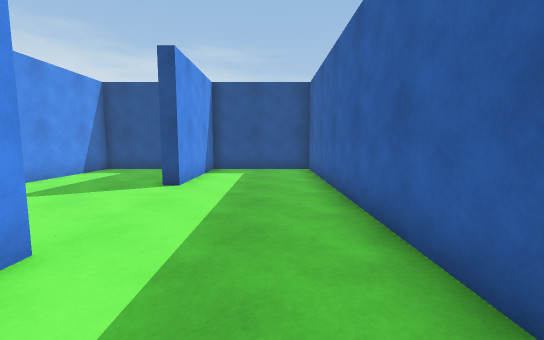
view 1 (above)

24 first-person views from a walk through a 3-D level made in the Unity game engine. The camera is 1.3 m above the floor, tilts 6° down and sees 90° across. The floor is counted in squares, 1 m on a side. Each view is taken from the middle of a square. On the plan, view 1 faces up. The plan holds only what a view shows up to about 13 squares ahead; the rest is blank. The place goes on beyond the plan.

view 2
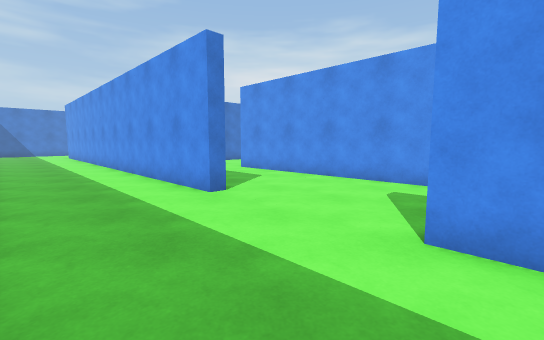

view 3
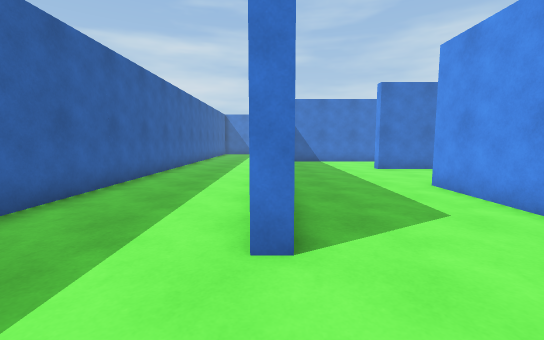

view 4
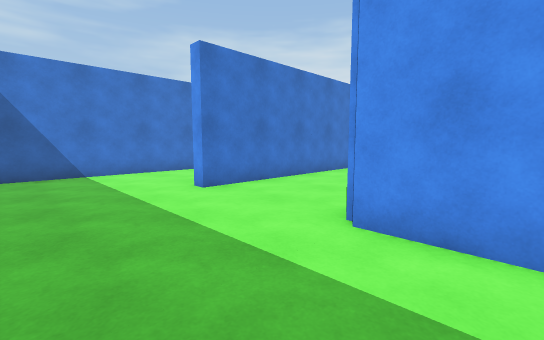

view 5
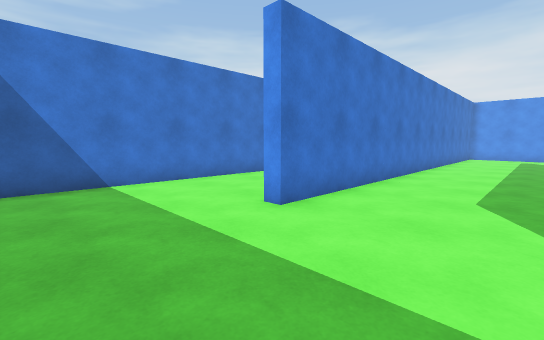

view 6
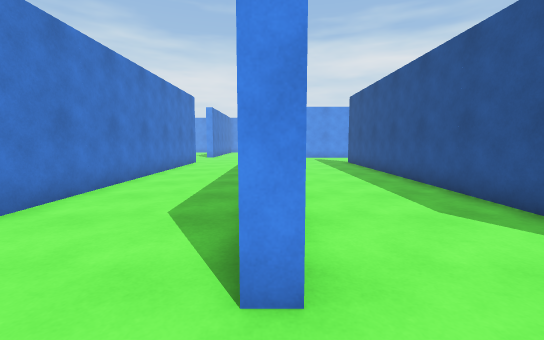

view 7
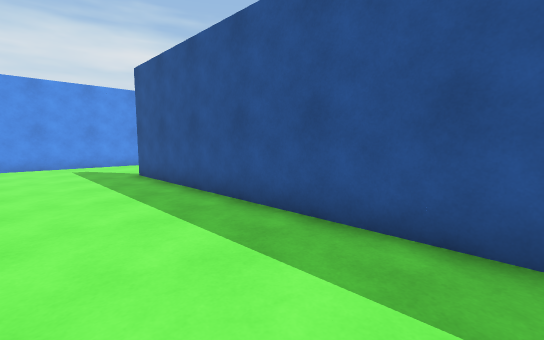

view 8
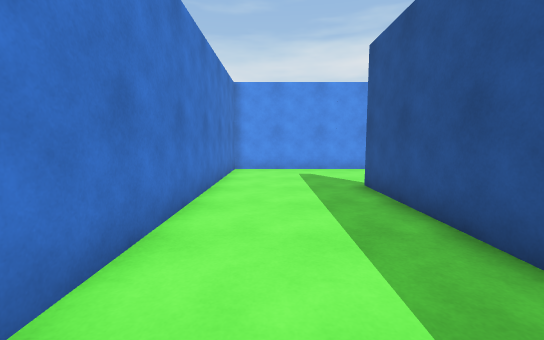

view 9
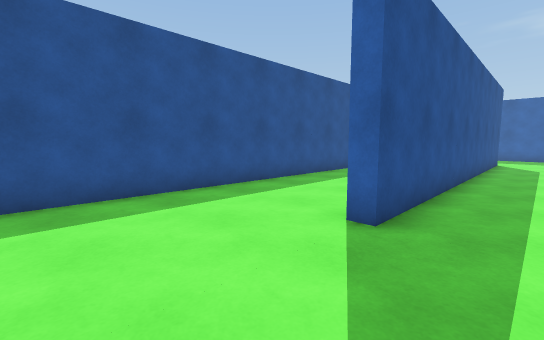

view 10
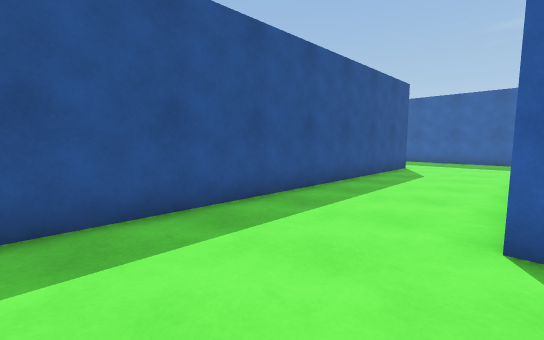

view 11
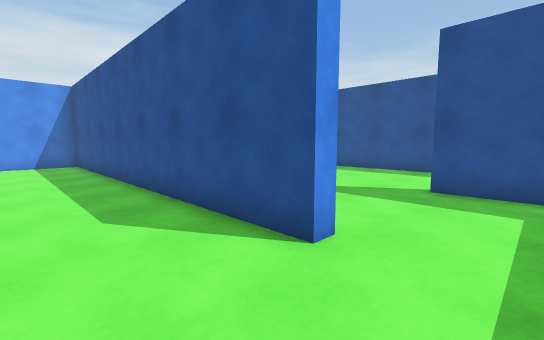

view 12
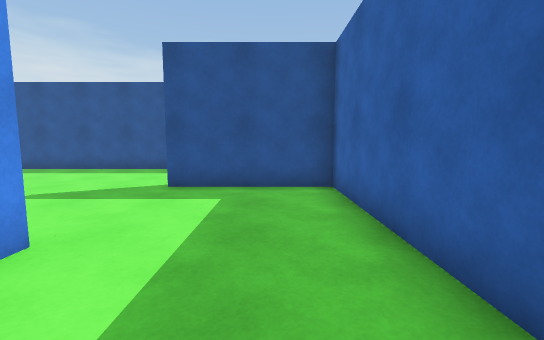

view 13
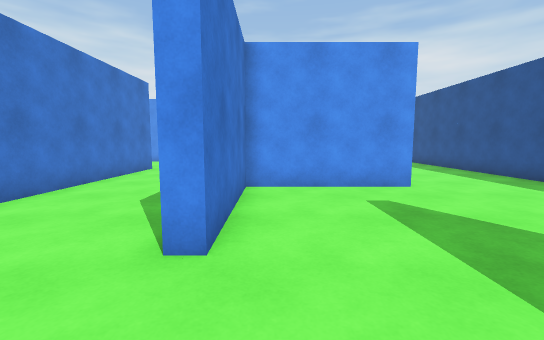

view 14
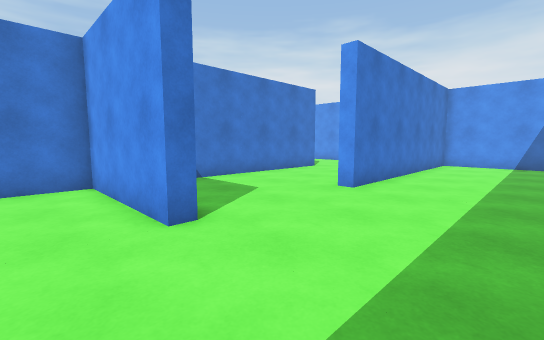

view 15
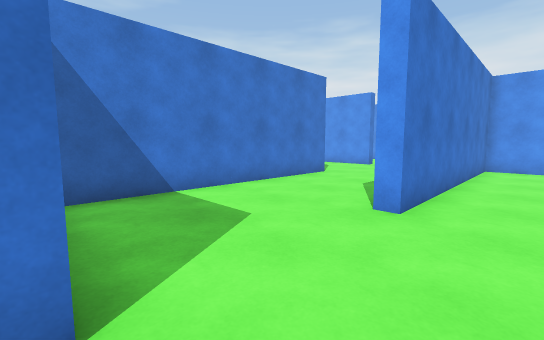

view 16
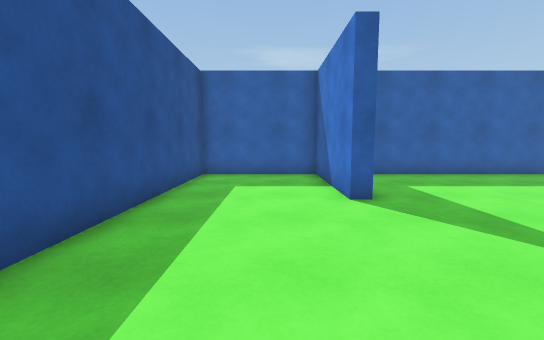

view 17
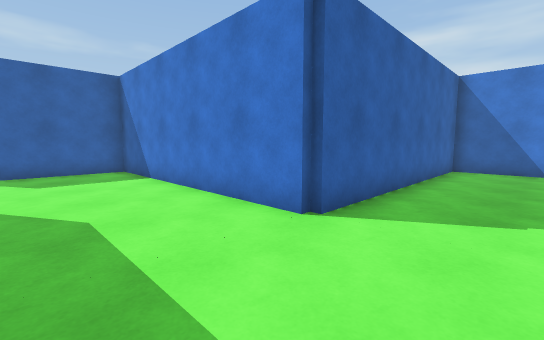

view 18
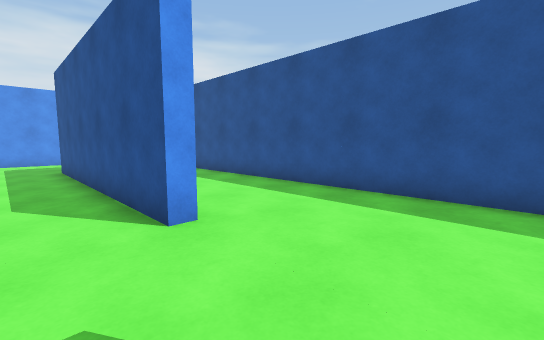

view 19
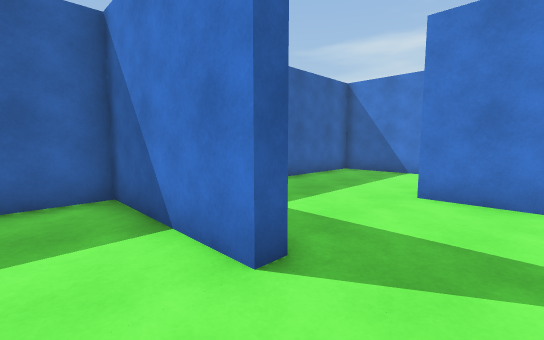

view 20
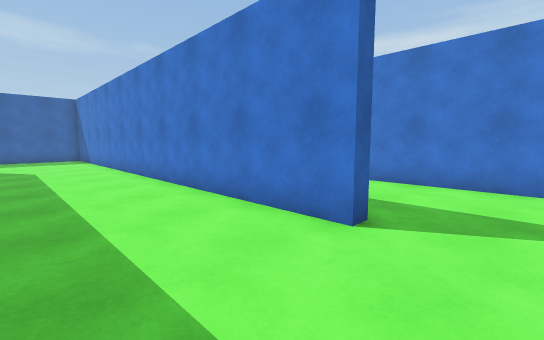

view 21
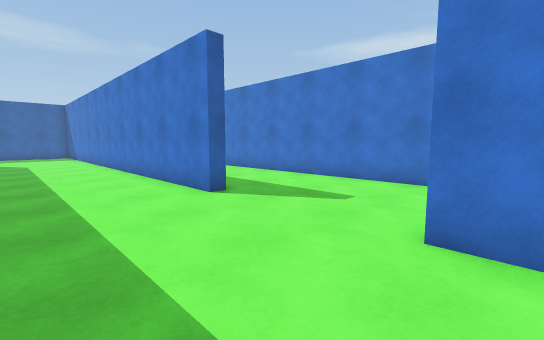

view 22
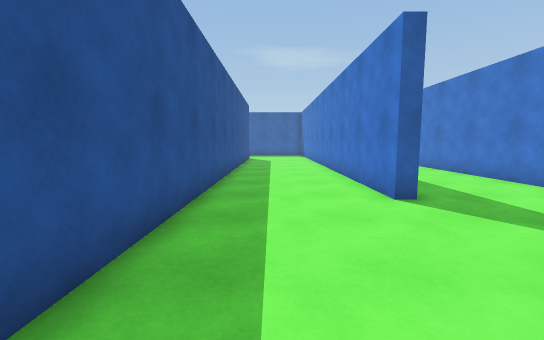

view 23
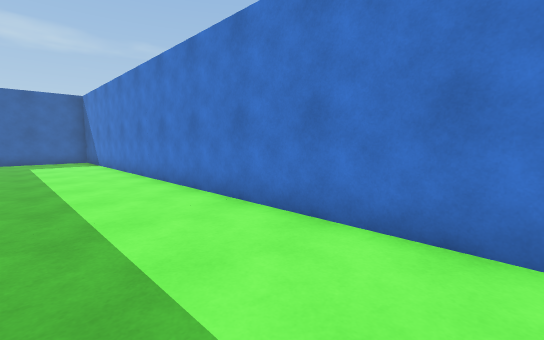

view 24
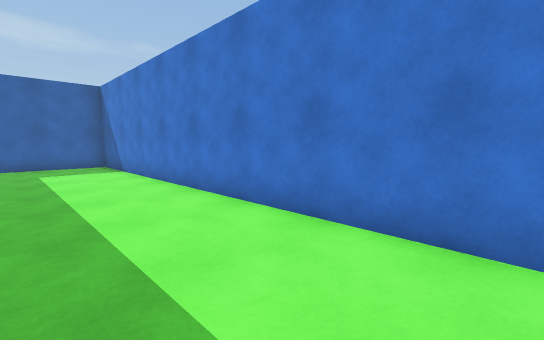

### Floor plan
Points are (right, up) in squares from view 1. A wall is a line through its corners. A room is listed if a view was taken in it or the views show most of it. See-through windows are left out.
Room 1 (views 1, 2, 3, 4, 5, 6, 7, 8, 9, 10, 11, 12, 13, 14, 15, 16, 17, 18, 19, 20, 21, 22, 23, 24)
walls: (-15.9, -7.3) (-27.4, -7.3); (-11.6, -1.7) (-8.2, -1.7) (-8.2, 7.8) (-13, 7.8) (-13, 8.2) (-8.2, 8.2) (-8.2, 12.8) (-30.8, 12.8); (-10.2, -2.2) (-23, -2.2) (-23, -1.7) (-15.6, -1.7); (-23, -12.4) (-23, -11.7) (-3.9, -11.7); (-18.4, 8) (-17.8, 8) (-17.8, 3.3) (-13, 3.3) (-13, 2.7) (-27.1, 2.7); (-3.4, 3) (-2.8, 3) (-2.8, -5.8); (-7.8, 6.8) (-7.8, -2); (-27.7, 1.9) (-27.7, -6.7) (-8, -6.7) (-8, -7.2); (-29.1, -11.7) (-28, -11.7); (-3.3, -15.9) (-3.3, -12.9); (-26.8, -16.8) (-4.2, -16.8); (-28.1, 3.3) (-18.3, 3.3) (-18.3, 7.1); (-31.1, -6.7) (-28.3, -6.7) (-28.3, 3); (1.8, -7.1) (1.8, 12.8) (-2.8, 12.8) (-2.8, 8) (-3.2, 8); (-5.1, 12.8) (-7.8, 12.8) (-7.8, 8.4); (-31.5, 8.2) (-23, 8.2) (-23, 7.8) (-31.5, 7.8)

Where each view was taken, in squares from view 1:
view 1: 0 up, 0 right, facing up
view 2: 9 up, 1 right, facing down-left
view 3: 6 up, 3 left, facing down
view 4: 0 up, 4 left, facing down-left
view 5: 3 down, 4 left, facing down-left
view 6: 7 down, 6 left, facing left
view 7: 6 down, 12 left, facing up-left
view 8: 5 down, 15 left, facing left
view 9: 4 down, 27 left, facing up-right
view 10: 2 down, 27 left, facing up-right
view 11: 0 up, 11 left, facing up-left
view 12: 0 up, 10 left, facing up
view 13: 4 up, 10 left, facing left
view 14: 12 up, 16 left, facing down-left
view 15: 10 up, 18 left, facing down-left
view 16: 10 up, 19 left, facing right
view 17: 7 up, 31 left, facing down-right
view 18: 6 up, 19 left, facing up-left
view 19: 10 up, 15 left, facing down-right
view 20: 8 down, 25 left, facing down-right
view 21: 8 down, 29 left, facing down-right
view 22: 9 down, 29 left, facing right
view 23: 13 down, 23 left, facing down-right
view 24: 13 down, 19 left, facing down-right
